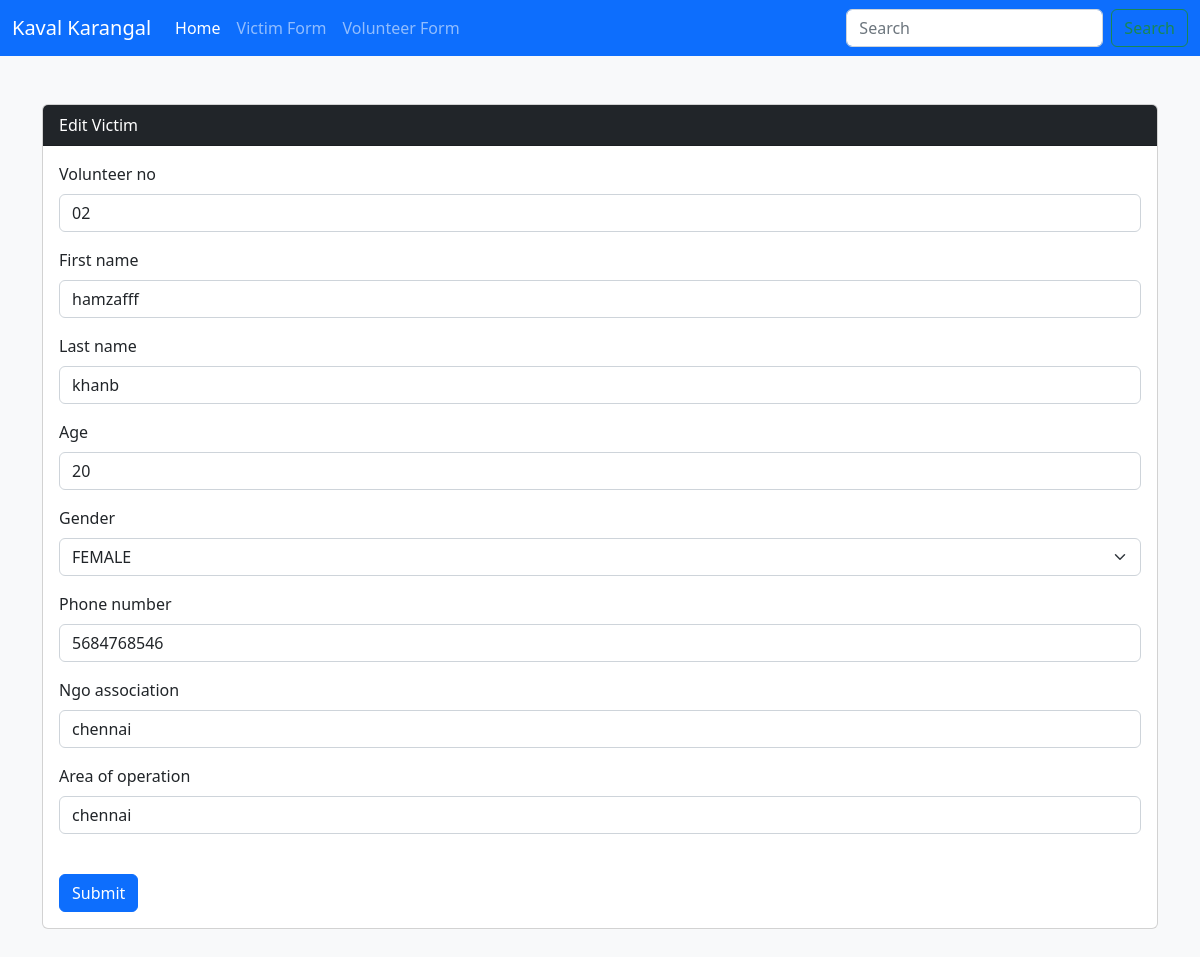
/volunteers/update/2/, run on an earlier commit of the app's database.
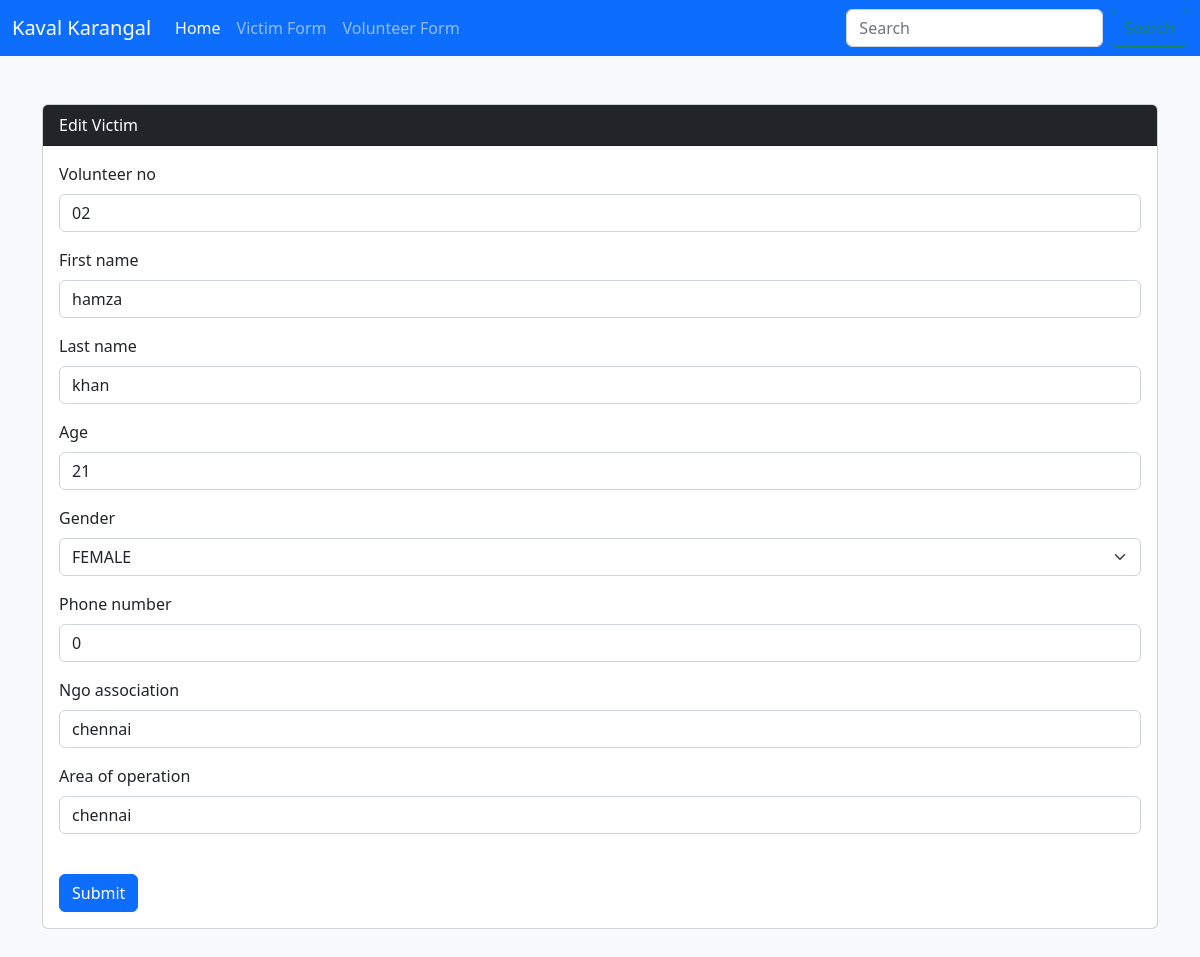
And on a later commit of the database.
### volunteers/models.py (models this page shows, shortened)
class volunteer_profiles(models.Model):
    GENDER_LISTS=(
        ('MALE','MALE'),
        ('FEMALE','FEMALE'),
        ('OTHER','OTHER')
    )
    volunteer_no = models.CharField(max_length=50)
    first_name = models.CharField(max_length=50)
    last_name = models.CharField(max_length=50)
    age = models.IntegerField()
    gender = models.CharField(max_length=20,choices=GENDER_LISTS)
    phone_number = models.IntegerField(default=0)
    ngo_association = models.CharField(max_length=100)
    area_of_operation = models.CharField(max_length=100)
    class Meta:
        verbose_name = "Volunteer Profile"

### volunteers/views.py (the view)
# urls.py: path("update/<int:pk>/",update_view,name="update_view"),
def update_view(request,pk):
    object = get_object_or_404(volunteer_profiles,pk=pk)  # Use the passed pk argument instead of hardcoding it
    if request.method == "POST":
        form = volunteerform(request.POST, request.FILES, instance=object)
        if form.is_valid():
            form.save()
            return redirect(reverse("volunteers:index"))
    else:
        form = volunteerform(instance=object)
    return render(request,"volunteers/update.html", {"form": form, "object": object})

### volunteers/forms.py
class volunteerform(forms.ModelForm):
    class Meta:
        model = volunteer_profiles
        fields = "__all__"

### volunteers/templates/volunteers/update.html (shortened to what this page needs)
{% extends "layout/base.html" %}
{% load django_bootstrap5 %}
{% block content %}
<div class="container my-5">
    <div class="card">
        <div class="card-header bg-dark text-white ">Edit Victim</div>
        <div class="card-body">
            <form novalidate method="post" enctype="multipart/form-data">
                {% bootstrap_form form %}
                <input class="btn btn-primary mt-4" type="submit" value="Submit">
            </form>
        </div>
        </div>
    </div>
{% endblock %}

What changed in the data, as far as the page shows it:
changed volunteer_profiles "FEMALE": first_name "hamzafff" → "hamza"; last_name "khanb" → "khan"; age "20" → "21"; phone_number "5684768546" → "0"
